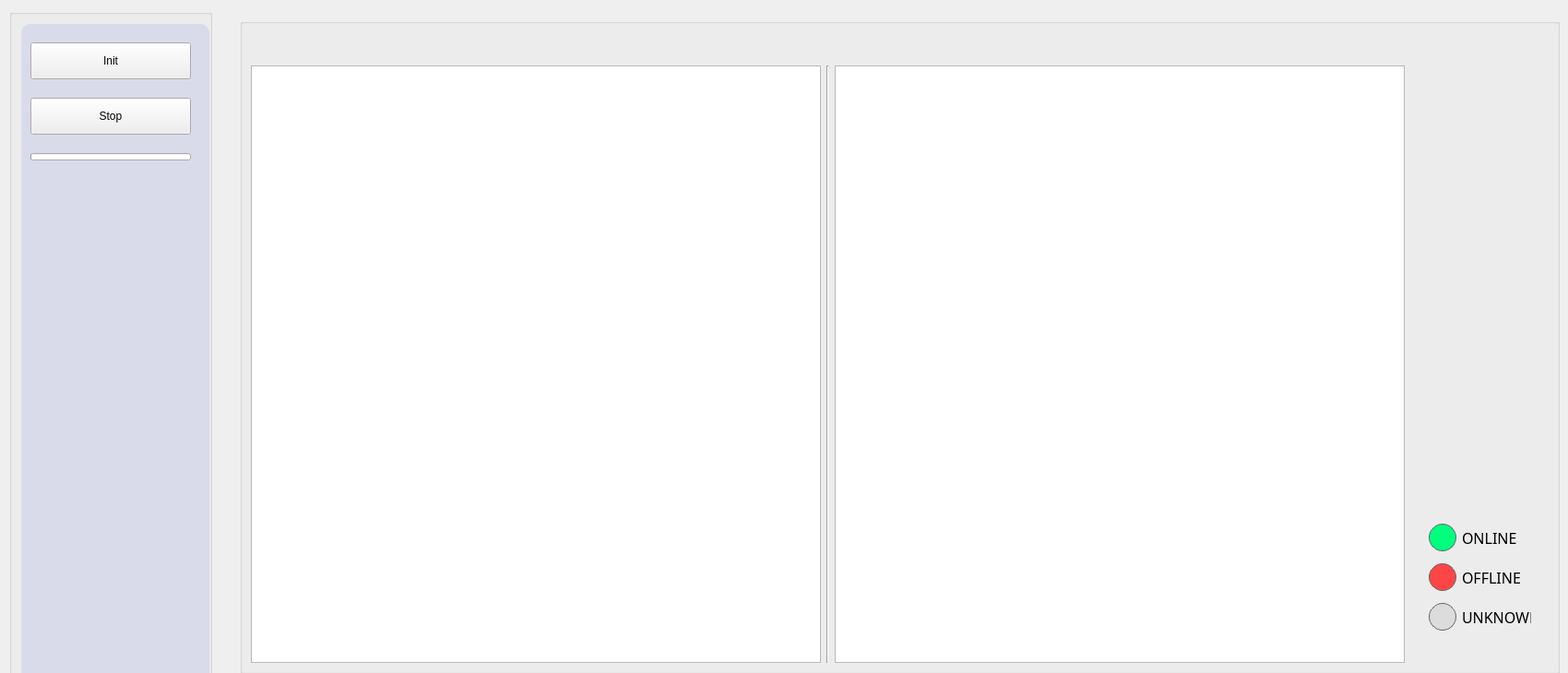
<?xml version="1.0" encoding="UTF-8"?>
<ui version="4.0">
 <class>SystemStatusPage</class>
 <widget class="QWidget" name="SystemStatusPage">
  <property name="geometry">
   <rect>
    <x>0</x>
    <y>0</y>
    <width>1700</width>
    <height>730</height>
   </rect>
  </property>
  <property name="windowTitle">
   <string>Form</string>
  </property>
  <widget class="ISTAR::GUI::GroupBox" name="sideGroup">
   <property name="geometry">
    <rect>
     <x>10</x>
     <y>10</y>
     <width>220</width>
     <height>787</height>
    </rect>
   </property>
   <property name="minimumSize">
    <size>
     <width>220</width>
     <height>0</height>
    </size>
   </property>
   <property name="maximumSize">
    <size>
     <width>220</width>
     <height>16777215</height>
    </size>
   </property>
   <layout class="QVBoxLayout" name="sideOuter">
    <property name="spacing">
     <number>0</number>
    </property>
    <property name="leftMargin">
     <number>10</number>
    </property>
    <property name="topMargin">
     <number>10</number>
    </property>
    <property name="rightMargin">
     <number>0</number>
    </property>
    <property name="bottomMargin">
     <number>10</number>
    </property>
    <item>
     <widget class="QWidget" name="contentWidget" native="true">
      <property name="styleSheet">
       <string>QWidget#contentWidget{background-color:#D9DBEB;border-radius:10px;}</string>
      </property>
      <layout class="QVBoxLayout" name="btnLayout">
       <property name="spacing">
        <number>20</number>
       </property>
       <property name="leftMargin">
        <number>10</number>
       </property>
       <property name="topMargin">
        <number>20</number>
       </property>
       <property name="rightMargin">
        <number>20</number>
       </property>
       <property name="bottomMargin">
        <number>0</number>
       </property>
       <item>
        <widget class="ISTAR::GUI::EffectButton" name="btn_Init">
         <property name="minimumSize">
          <size>
           <width>0</width>
           <height>40</height>
          </size>
         </property>
         <property name="text">
          <string>Init</string>
         </property>
        </widget>
       </item>
       <item>
        <widget class="ISTAR::GUI::EffectButton" name="btn_Stop">
         <property name="minimumSize">
          <size>
           <width>0</width>
           <height>40</height>
          </size>
         </property>
         <property name="text">
          <string>Stop</string>
         </property>
        </widget>
       </item>
       <item>
        <widget class="QProgressBar" name="pb_Process">
         <property name="minimumSize">
          <size>
           <width>0</width>
           <height>8</height>
          </size>
         </property>
         <property name="maximumSize">
          <size>
           <width>16777215</width>
           <height>8</height>
          </size>
         </property>
         <property name="visible">
          <bool>false</bool>
         </property>
         <property name="value">
          <number>0</number>
         </property>
         <property name="textVisible">
          <bool>false</bool>
         </property>
        </widget>
       </item>
       <item>
        <spacer name="verticalSpacer">
         <property name="orientation">
          <enum>Qt::Vertical</enum>
         </property>
         <property name="sizeHint" stdset="0">
          <size>
           <width>0</width>
           <height>0</height>
          </size>
         </property>
        </spacer>
       </item>
      </layout>
     </widget>
    </item>
   </layout>
  </widget>
  <widget class="ISTAR::GUI::GroupBox" name="gb_SubsystemStatus">
   <property name="geometry">
    <rect>
     <x>260</x>
     <y>20</y>
     <width>1431</width>
     <height>711</height>
    </rect>
   </property>
   <property name="minimumSize">
    <size>
     <width>449</width>
     <height>0</height>
    </size>
   </property>
   <property name="maximumSize">
    <size>
     <width>10000000</width>
     <height>16777215</height>
    </size>
   </property>
   <property name="styleSheet">
    <string notr="true"/>
   </property>
   <layout class="QGridLayout" name="gridLayout_54">
    <property name="topMargin">
     <number>45</number>
    </property>
    <property name="rightMargin">
     <number>9</number>
    </property>
    <property name="spacing">
     <number>6</number>
    </property>
    <item row="0" column="1">
     <widget class="Line" name="line">
      <property name="orientation">
       <enum>Qt::Vertical</enum>
      </property>
     </widget>
    </item>
    <item row="0" column="2">
     <widget class="ISTAR::GUI::TableWidget" name="tw_2">
      <property name="minimumSize">
       <size>
        <width>250</width>
        <height>0</height>
       </size>
      </property>
      <property name="lineWidth">
       <number>1</number>
      </property>
      <property name="editTriggers">
       <set>QAbstractItemView::NoEditTriggers</set>
      </property>
      <attribute name="horizontalHeaderDefaultSectionSize">
       <number>170</number>
      </attribute>
     </widget>
    </item>
    <item row="0" column="0">
     <widget class="ISTAR::GUI::TableWidget" name="tw_1">
      <property name="minimumSize">
       <size>
        <width>250</width>
        <height>0</height>
       </size>
      </property>
      <property name="lineWidth">
       <number>1</number>
      </property>
      <property name="editTriggers">
       <set>QAbstractItemView::NoEditTriggers</set>
      </property>
      <attribute name="horizontalHeaderDefaultSectionSize">
       <number>170</number>
      </attribute>
     </widget>
    </item>
    <item row="0" column="3">
     <widget class="QWidget" name="widget" native="true">
      <property name="minimumSize">
       <size>
        <width>150</width>
        <height>0</height>
       </size>
      </property>
      <widget class="QWidget" name="layoutWidget">
       <property name="geometry">
        <rect>
         <x>20</x>
         <y>490</y>
         <width>111</width>
         <height>131</height>
        </rect>
       </property>
       <layout class="QGridLayout" name="gridLayout_2">
        <item row="0" column="0">
         <widget class="QLabel" name="lbl_SignRunning_2">
          <property name="minimumSize">
           <size>
            <width>30</width>
            <height>30</height>
           </size>
          </property>
          <property name="maximumSize">
           <size>
            <width>30</width>
            <height>30</height>
           </size>
          </property>
          <property name="styleSheet">
           <string notr="true">background-color: rgb(0, 255, 127);
border:1px solid #666666;
border-radius:15px;</string>
          </property>
          <property name="text">
           <string/>
          </property>
         </widget>
        </item>
        <item row="0" column="1">
         <widget class="QLabel" name="lbl_Running_2">
          <property name="font">
           <font>
            <family>HarmonyOS Sans</family>
            <pointsize>12</pointsize>
           </font>
          </property>
          <property name="styleSheet">
           <string notr="true">border:none;</string>
          </property>
          <property name="text">
           <string>ONLINE</string>
          </property>
         </widget>
        </item>
        <item row="1" column="0">
         <widget class="QLabel" name="lbl_SignError_2">
          <property name="minimumSize">
           <size>
            <width>30</width>
            <height>30</height>
           </size>
          </property>
          <property name="maximumSize">
           <size>
            <width>30</width>
            <height>30</height>
           </size>
          </property>
          <property name="styleSheet">
           <string notr="true">background-color: rgb(255, 70, 70);
border:1px solid #666666;
border-radius:15px;</string>
          </property>
          <property name="text">
           <string/>
          </property>
         </widget>
        </item>
        <item row="1" column="1">
         <widget class="QLabel" name="lbl_Error_2">
          <property name="font">
           <font>
            <family>HarmonyOS Sans</family>
            <pointsize>12</pointsize>
           </font>
          </property>
          <property name="styleSheet">
           <string notr="true">border:none;</string>
          </property>
          <property name="text">
           <string>OFFLINE</string>
          </property>
         </widget>
        </item>
        <item row="2" column="0">
         <widget class="QLabel" name="lbl_SignUnknowm_2">
          <property name="minimumSize">
           <size>
            <width>30</width>
            <height>30</height>
           </size>
          </property>
          <property name="maximumSize">
           <size>
            <width>30</width>
            <height>30</height>
           </size>
          </property>
          <property name="styleSheet">
           <string notr="true">background-color: rgb(220, 220, 220);
border:1px solid #666666;
border-radius:15px;</string>
          </property>
          <property name="text">
           <string/>
          </property>
         </widget>
        </item>
        <item row="2" column="1">
         <widget class="QLabel" name="lbl_Unknowm_2">
          <property name="font">
           <font>
            <family>HarmonyOS Sans</family>
            <pointsize>12</pointsize>
           </font>
          </property>
          <property name="styleSheet">
           <string notr="true">border:none;</string>
          </property>
          <property name="text">
           <string>UNKNOWN</string>
          </property>
         </widget>
        </item>
       </layout>
      </widget>
     </widget>
    </item>
   </layout>
  </widget>
 </widget>
 <customwidgets>
  <customwidget>
   <class>ISTAR::GUI::GroupBox</class>
   <extends>QGroupBox</extends>
   <header>groupbox/groupbox.h</header>
   <container>1</container>
  </customwidget>
  <customwidget>
   <class>ISTAR::GUI::EffectButton</class>
   <extends>QPushButton</extends>
   <header>button/effectbutton.h</header>
  </customwidget>
  <customwidget>
   <class>ISTAR::GUI::TableWidget</class>
   <extends>QTableWidget</extends>
   <header>tablewidget/tablewidget.h</header>
  </customwidget>
 </customwidgets>
 <resources/>
 <connections/>
</ui>
